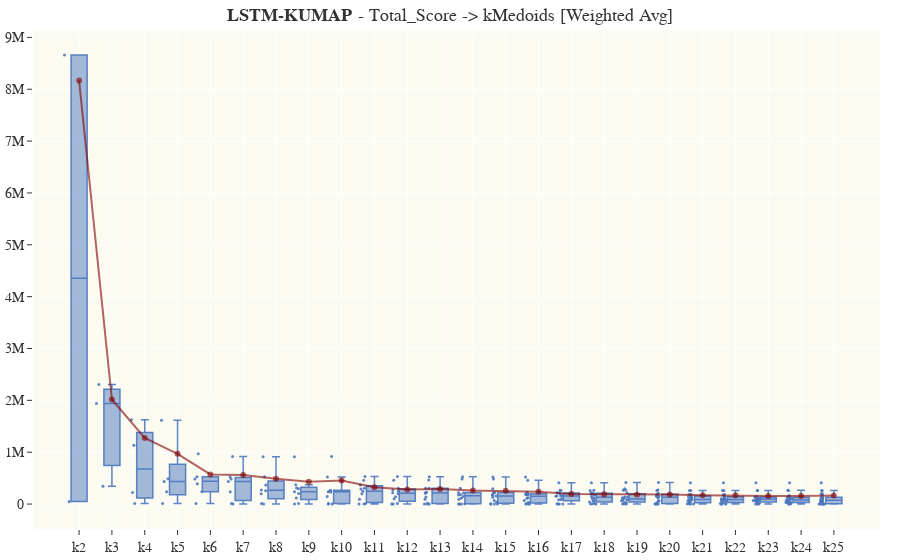

The code cell stored with this chart in its notebook:
### Markdown cell above
## Individual Solutions

### Code cell
plot_elbow(sol_name= 'LSTM', var = 'Total_Score', line_type = 'w_avg', center_type = 'kMedoids')

### Figure 1 — Plotly figure (JSON) as saved in the notebook; plotly's stock layout.template omitted (floating-point values rounded to 4 significant figures; data arrays with more than 128 entries replaced by an {"elided": "..."} marker saying what was removed)
{"data": [{"boxpoints": "all", "fillcolor": "rgba(75, 119, 190, .5)", "hoverinfo": "skip", "jitter": 0.5, "line": {"color": "rgba(75, 119, 190, .9)", "width": 1.5}, "marker": {"size": 3}, "type": "box", "whiskerwidth": 0.5, "x": {"elided": "324 str values"}, "y": {"elided": "324 float values"}}, {"hovertemplate": "%{y:.2s}", "marker": {"color": "rgba(128, 0, 0, .6)"}, "mode": "lines+markers", "name": "Weighted Avg", "type": "scatter", "x": ["k2", "k3", "k4", "k5", "k6", "k7", "k8", "k9", "k10", "k11", "k12", "k13", "k14", "k15", "k16", "k17", "k18", "k19", "k20", "k21", "k22", "k23", "k24", "k25"], "y": [8167000.0, 2016000.0, 1274000.0, 967700.0, 570400.0, 559800.0, 487700.0, 431800.0, 455300.0, 322700.0, 283000.0, 287900.0, 261300.0, 254900.0, 238800.0, 191600.0, 188900.0, 181100.0, 186100.0, 167500.0, 167900.0, 155500.0, 153800.0, 164400.0]}], "layout": {"autosize": true, "font": {"family": "Times New Roman", "size": 14}, "hovermode": "x", "margin": {"b": 20, "l": 5, "r": 20, "t": 30}, "paper_bgcolor": "white", "plot_bgcolor": "rgba(252, 251, 242, 1)", "showlegend": false, "title": {"font": {"family": "Garamond", "size": 18}, "text": "<b>LSTM-KUMAP</b> - Total_Score -> kMedoids [Weighted Avg]", "xanchor": "center", "yanchor": "middle"}, "xaxis": {"autorange": true, "range": [-1.353, 24.35], "type": "category"}, "yaxis": {"autorange": true, "range": [-481200.0, 9143000.0], "type": "linear"}}}
